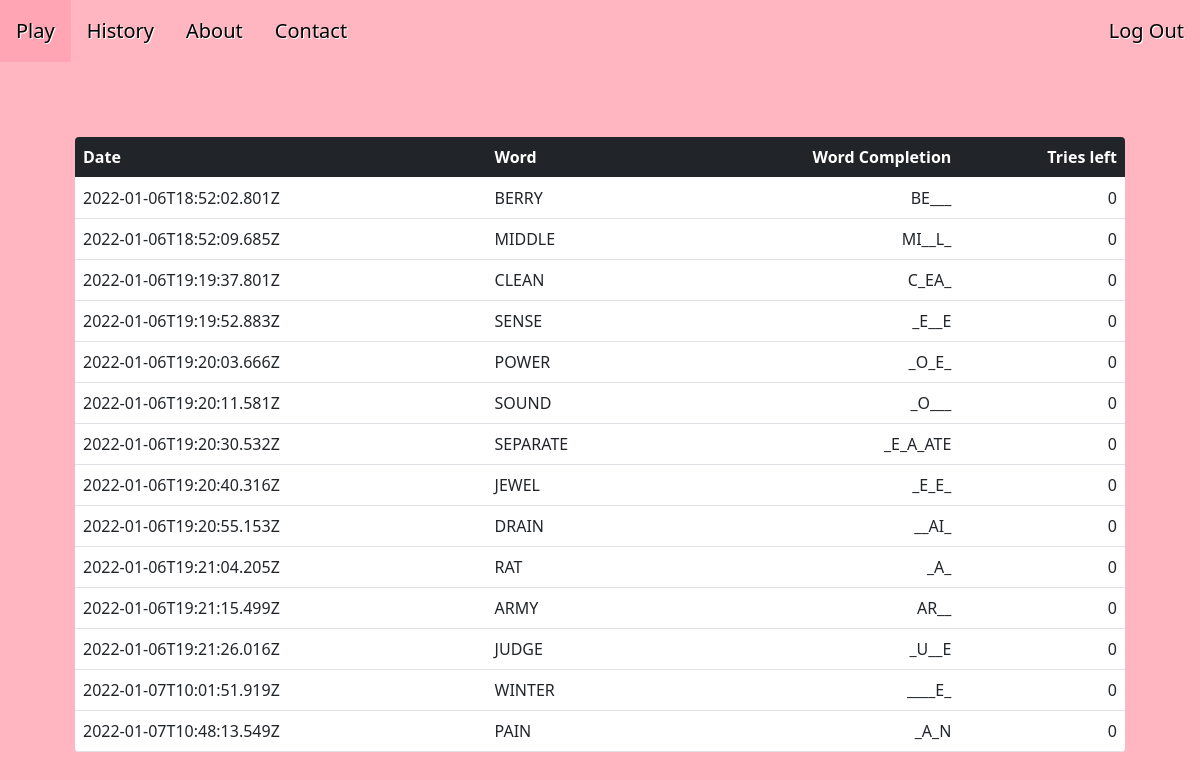
Screenshot of /history (signed in) with the database file from the repository.
### tables this page shows
CREATE TABLE games (game_id INTEGER, user_id INTEGER, word TEXT NOT NULL, word_completion TEXT NOT NULL, tries INTEGER, date TEXT NOT NULL, PRIMARY KEY(game_id));

### application.py (the view)
@app.route('/history')
@login_required
def history():
    info = db.execute("SELECT * FROM games WHERE user_id = ?", session['user_id'])
    return render_template('history.html', info=info)

### application.py (called while the page is built)
def login_required(f):
    @wraps(f)
    def decorated_function(*args, **kwargs):
        if session.get("user_id") is None:
            return redirect("/login")
        return f(*args, **kwargs)
    return decorated_function

@app.after_request
def after_request(response):
    response.headers["Cache-Control"] = "no-cache, no-store, must-revalidate"
    response.headers["Expires"] = 0
    response.headers["Pragma"] = "no-cache"
    return response

### templates/history.html (shortened to what this page needs)
{% extends "layout.html" %}
{% block main %}
    <div>
        <ul>
            <li class="left_bar"><a href="/">Play</a></li>
            <li class="left_bar"><a href="/history">History</a></li>
            <li class="left_bar"><a href="/about">About</a></li>
            <li class="left_bar"><a href="/contact">Contact</a></li>
        {% if session.user_id %}
            <li class="right_bar"><a href="/logout">Log Out</a></li>
        {% else %}
            <li class="right_bar"><a href="/register">Register</a></li>
            <li class="right_bar"><a href="/login">Login</a></li>
        {% endif %}
        </ul>
    </div>
    <div id="table_history">
        <table class="table" style="background-color: white; border-radius: 4px; overflow: hidden;">
            <thead class="table-dark">
                <tr>
                    <th class="text-start">Date</th>
                    <th class="text-start">Word</th>
                    <th class="text-end">Word Completion</th>
                    <th class="text-end">Tries left</th>
                </tr>
            </thead>
            <tbody>
                {% for i in info %}
                    <tr>
                        <td class="text-start">{{ i.date }}</td>
                        <td class="text-start">{{ i.word }}</td>
                        <td class="text-end">{{ i.word_completion }}</td>
                        <td class="text-end">{{ i.tries }}</td>
                    </tr>
                {% endfor %}
            </tbody>
        </table>
    </div>
{% endblock %}

### templates/layout.html (shortened to what this page needs)
<!DOCTYPE html>
<html lang="en">
<head>
    <link href="https://cdn.jsdelivr.net/npm/bootstrap@5.0.2/dist/css/bootstrap.min.css" rel="stylesheet"
>
    <link href="/static/styles.css" rel="stylesheet">
</head>
<body>
    {% block main %}{% endblock %}
</body>
</html>

### static/styles.css (style rules this page uses)
body { background-color: #ffb6c1; color: black; text-shadow: 1px 1px white; text-decoration: none; }
ul { list-style-type: none; margin: 0; padding: 0; overflow: hidden; }
.left_bar { float: left; }
.right_bar { float: right; }
li a { display: block; text-align: center; color: black; padding: 16px; text-decoration: none; font-size: 20px; }
#table_history { text-shadow: none; padding: 75px; }

### rows the page displays
games: date "2022-01-06T18:52:02.801Z", word "BERRY", word_completion "BE___", tries "0"
games: date "2022-01-06T18:52:09.685Z", word "MIDDLE", word_completion "MI__L_", tries "0"
games: date "2022-01-06T19:19:37.801Z", word "CLEAN", word_completion "C_EA_", tries "0"
games: date "2022-01-06T19:19:52.883Z", word "SENSE", word_completion "_E__E", tries "0"
games: date "2022-01-06T19:20:03.666Z", word "POWER", word_completion "_O_E_", tries "0"
games: date "2022-01-06T19:20:11.581Z", word "SOUND", word_completion "_O___", tries "0"
games: date "2022-01-06T19:20:30.532Z", word "SEPARATE", word_completion "_E_A_ATE", tries "0"
games: date "2022-01-06T19:20:40.316Z", word "JEWEL", word_completion "_E_E_", tries "0"
games: date "2022-01-06T19:20:55.153Z", word "DRAIN", word_completion "__AI_", tries "0"
games: date "2022-01-06T19:21:04.205Z", word "RAT", word_completion "_A_", tries "0"
games: date "2022-01-06T19:21:15.499Z", word "ARMY", word_completion "AR__", tries "0"
games: date "2022-01-06T19:21:26.016Z", word "JUDGE", word_completion "_U__E", tries "0"
games: date "2022-01-07T10:01:51.919Z", word "WINTER", word_completion "____E_", tries "0"
games: date "2022-01-07T10:48:13.549Z", word "PAIN", word_completion "_A_N", tries "0"
